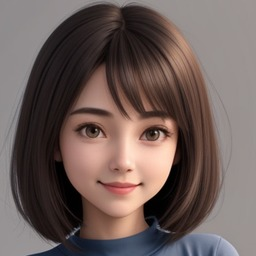
#> input picture scripts/luna_reels/assets/cast/maya/face.jpg, 256 x 256 px
$ python -i cast.py   (imports and definitions only)
#> lines starting #> are read from the running program, lines starting #| are printed output that depends on the picture
#!/usr/bin/env python3
"""The story cast's jobs for generate.py (scripts/media/ai-image/cast.json).

  python cast.py jobs <id> face     → the headshot and the full-body hero (no reference)
  python cast.py jobs <id> scenes   → every story scene, drawn with the headshot's face as reference
  python cast.py crop HEADSHOT OUT  → the face, cropped from the headshot (the IP-Adapter reference)
  python cast.py matrix [missing|all|id,id]  → the characters to draw, as a JSON list
                                     (missing = no face.jpg in scripts/luna_reels/assets/cast/<id>/ yet)
"""
import json
import sys
from pathlib import Path

CAST = json.loads((Path(__file__).resolve().parent / "cast.json").read_text(encoding="utf-8"))
#> (reads scripts/media/ai-image/cast.json from the repository)


def character(cid):
    for c in CAST["characters"]:
        if c["id"] == cid:
            return c
    raise SystemExit(f"no character '{cid}' in cast.json")


def jobs(cid, stage):
    c = character(cid)
    who = CAST["person"].format(hair=c["hair"], eyes=c["eyes"])
    wears = CAST["outfit"].format(outfit=c.get("outfit") or c["suit"])
    shots = CAST["face"] if stage == "face" else CAST["scenes"]
    out = []
    for i, (name, what) in enumerate(shots.items()):
        # The shot first: SD 1.5 reads 77 tokens, and what she does must never be the part that is cut.
        out.append({"id": name, "kind": "cast", "prompt": f"{what}, {who}, {wears}",
                    "negative": CAST["negative"], "seed": c["seed"] + (0 if stage == "face" else 100) + i})
    return out


CAST_ASSETS = Path(__file__).resolve().parents[2] / "luna_reels" / "assets" / "cast"


def matrix(which="missing"):
    """The characters a run draws: the ones never drawn (a new character), all, or the named ones."""
    ids = [c["id"] for c in CAST["characters"]]
    if which == "all":
        return ids
    if which in ("", "missing"):
        return [i for i in ids if not (CAST_ASSETS / i / "face.jpg").exists()]
    wanted = [w.strip() for w in which.split(",") if w.strip()]
    unknown = [w for w in wanted if w not in ids]
    if unknown:
        raise SystemExit(f"not in cast.json: {', '.join(unknown)}")
    return wanted


def crop(src, dst):
#> called with dst = 'out.png'
    from PIL import Image
    img = Image.open(src).convert("RGB")
#> img is the input picture: PIL image 256x256 RGB; mean R, G, B 109.5, 93.6, 89.8
    w, h = img.size
#> w = 256; h = 256
    # A head-and-shoulders portrait: the face sits in the upper middle.
    box = (int(w * 0.18), int(h * 0.04), int(w * 0.82), int(h * 0.04) + int(w * 0.64))
#> box = (46, 10, 209, 173)
    img.crop(box).resize((256, 256), Image.LANCZOS).save(dst, quality=92)
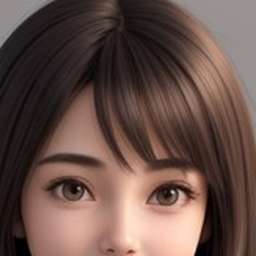
#> saved as out.png: PIL image 256x256 RGB; mean R, G, B 102.8, 79.4, 72


# [9 lines not run here, left out]

>>> result = crop('../../luna_reels/assets/cast/maya/face.jpg', 'out.png')
